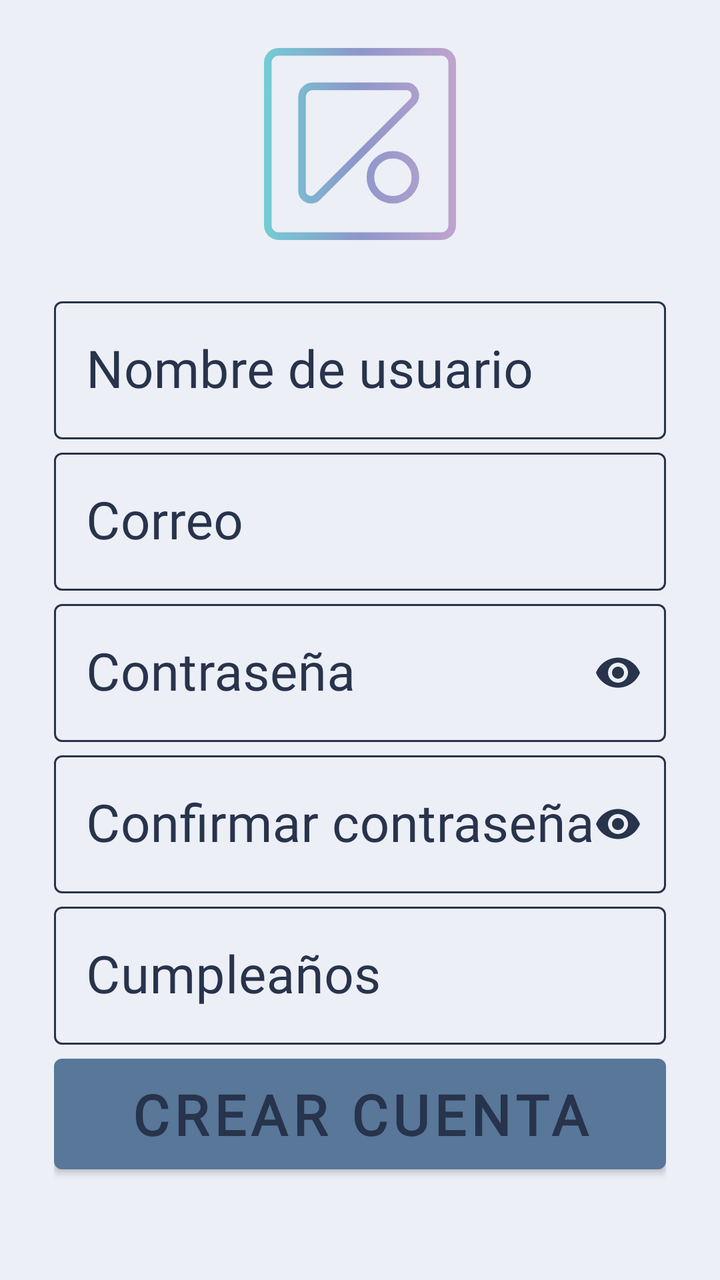
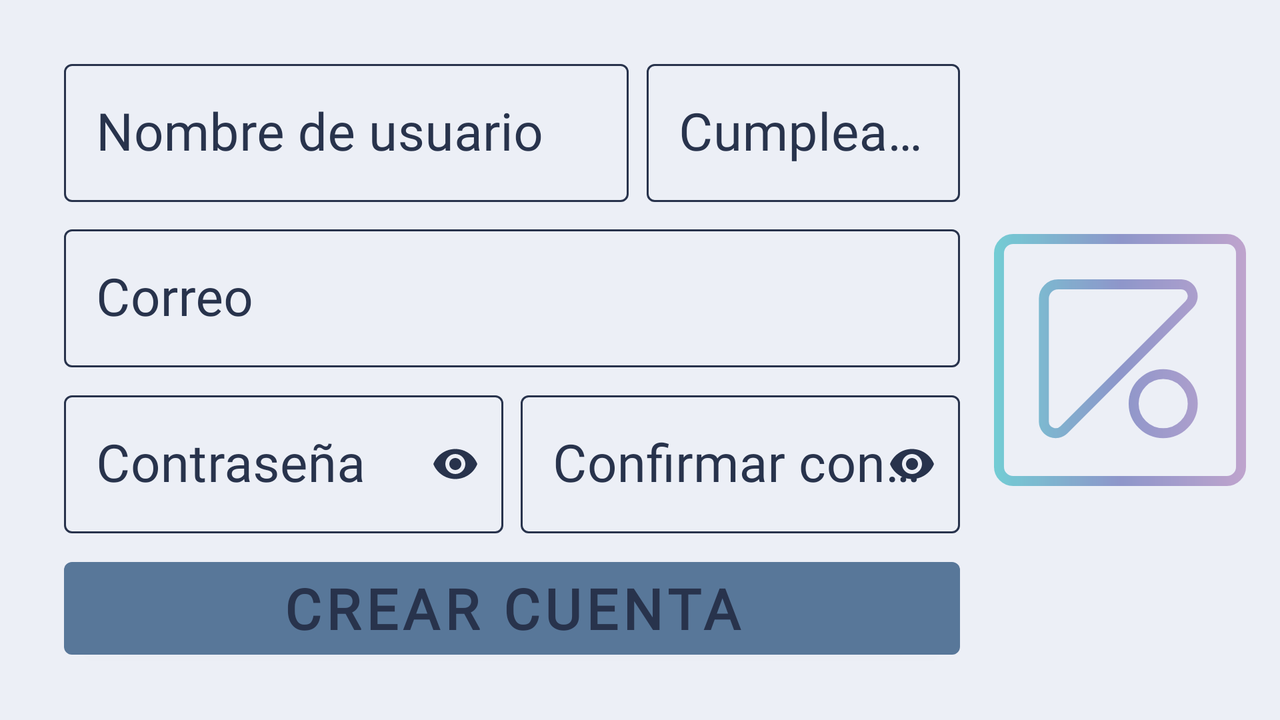

One screen, two layout resources from the same app: the default and the repository's alternative for another configuration. Each is rendered where Android would select it; the XML of both is given below.
<!-- AndroidManifest.xml: application theme Theme.ReminderApp -->
<!-- res/layout/activity_sign_in.xml -->
<?xml version="1.0" encoding="utf-8"?>
<androidx.constraintlayout.widget.ConstraintLayout xmlns:android="http://schemas.android.com/apk/res/android"
    xmlns:app="http://schemas.android.com/apk/res-auto"
    xmlns:tools="http://schemas.android.com/tools"
    style="@style/BG"
    android:layout_width="match_parent"
    android:layout_height="match_parent"
    tools:context=".authMenus.SignInActivity">

    <ImageView
        android:id="@+id/Logo"
        android:layout_width="0dp"
        android:layout_height="0dp"
        android:contentDescription="@string/desc_logo"
        android:src="@drawable/logo_outline"
        app:layout_constraintBottom_toTopOf="@id/form"
        app:layout_constraintEnd_toEndOf="parent"
        app:layout_constraintHeight_percent="0.15"
        app:layout_constraintStart_toStartOf="parent"
        app:layout_constraintTop_toTopOf="parent"
        tools:ignore="ImageContrastCheck" />

    <androidx.constraintlayout.widget.ConstraintLayout
        android:id="@+id/form"
        android:layout_width="0dp"
        android:layout_height="0dp"
        app:layout_constraintHeight_percent="0.7"
        app:layout_constraintWidth_percent="0.85"
        app:layout_constraintTop_toTopOf="parent"
        app:layout_constraintStart_toStartOf="parent"
        app:layout_constraintEnd_toEndOf="parent"
        app:layout_constraintBottom_toBottomOf="parent"
        app:layout_constraintVertical_bias=".75">

        <com.google.android.material.textfield.TextInputLayout
            android:layout_width="match_parent"
            android:layout_height="wrap_content"
            app:layout_constraintTop_toTopOf="parent"
            app:layout_constraintBottom_toTopOf="@id/RegMail"
            app:layout_constraintStart_toStartOf="parent"
            app:layout_constraintEnd_toEndOf="parent"
            android:id="@+id/RegUser"
            android:hint="@string/username"
            style="@style/outlinedTextInputLayout">

            <com.google.android.material.textfield.TextInputEditText
                android:layout_width="match_parent"
                android:layout_height="wrap_content"
                android:inputType="text"
                android:textSize="26sp"
                android:fontFamily="@font/louiscafe"
                style="@style/TXT">
            </com.google.android.material.textfield.TextInputEditText>

        </com.google.android.material.textfield.TextInputLayout>

        <com.google.android.material.textfield.TextInputLayout
            android:layout_width="match_parent"
            android:layout_height="wrap_content"
            app:layout_constraintTop_toBottomOf="@id/RegUser"
            app:layout_constraintBottom_toTopOf="@id/RegPass"
            app:layout_constraintStart_toStartOf="parent"
            app:layout_constraintEnd_toEndOf="parent"
            android:id="@+id/RegMail"
            android:hint="@string/mail"
            style="@style/outlinedTextInputLayout">

            <com.google.android.material.textfield.TextInputEditText
                android:layout_width="match_parent"
                android:layout_height="wrap_content"
                android:inputType="textEmailAddress"
                android:textSize="26sp"
                android:fontFamily="@font/louiscafe"
                style="@style/TXT">
            </com.google.android.material.textfield.TextInputEditText>

        </com.google.android.material.textfield.TextInputLayout>

        <com.google.android.material.textfield.TextInputLayout
            android:id="@+id/RegPass"
            style="@style/outlinedTextInputLayout"
            android:layout_width="match_parent"
            android:layout_height="wrap_content"
            android:hint="@string/log_pass"
            app:layout_constraintBottom_toTopOf="@id/RegPassConf"
            app:layout_constraintTop_toBottomOf="@id/RegMail"
            app:layout_constraintStart_toStartOf="parent"
            app:layout_constraintEnd_toEndOf="parent"
            app:passwordToggleEnabled="true">

            <com.google.android.material.textfield.TextInputEditText
                style="@style/TXT"
                android:layout_width="match_parent"
                android:layout_height="wrap_content"
                android:inputType="textPassword"
                android:fontFamily="@font/louiscafe"
                android:autoSizeTextType="uniform"
                android:autoSizeMinTextSize="12sp"
                android:autoSizeMaxTextSize="40sp"
                android:autoSizeStepGranularity="2sp"
                android:textSize="26sp" />

        </com.google.android.material.textfield.TextInputLayout>

        <com.google.android.material.textfield.TextInputLayout
            android:id="@+id/RegPassConf"
            style="@style/outlinedTextInputLayout"
            android:layout_width="match_parent"
            android:layout_height="wrap_content"
            android:hint="@string/reg_pass_conf"
            app:layout_constraintBottom_toTopOf="@id/RegBirthday"
            app:layout_constraintTop_toBottomOf="@id/RegPass"
            app:layout_constraintStart_toStartOf="parent"
            app:layout_constraintEnd_toEndOf="parent"
            app:passwordToggleEnabled="true">

            <com.google.android.material.textfield.TextInputEditText
                style="@style/TXT"
                android:layout_width="match_parent"
                android:layout_height="wrap_content"
                android:inputType="textPassword"
                android:fontFamily="@font/louiscafe"
                android:autoSizeTextType="uniform"
                android:autoSizeMinTextSize="12sp"
                android:autoSizeMaxTextSize="40sp"
                android:autoSizeStepGranularity="2sp"
                android:textSize="26sp" />

        </com.google.android.material.textfield.TextInputLayout>

        <com.google.android.material.textfield.TextInputLayout
            android:id="@+id/RegBirthday"
            style="@style/outlinedTextInputLayout"
            android:layout_width="match_parent"
            android:layout_height="wrap_content"
            android:hint="@string/reg_birthday"
            app:layout_constraintBottom_toTopOf="@id/RegRegister"
            app:layout_constraintTop_toBottomOf="@id/RegPassConf"
            app:layout_constraintStart_toStartOf="parent"
            app:layout_constraintEnd_toEndOf="parent">

            <com.google.android.material.textfield.TextInputEditText
                style="@style/TXT"
                android:layout_width="match_parent"
                android:layout_height="wrap_content"
                android:inputType="date"
                android:focusable="false"
                android:longClickable="false"
                android:clickable="true"
                android:fontFamily="@font/louiscafe"
                android:autoSizeTextType="uniform"
                android:autoSizeMinTextSize="12sp"
                android:autoSizeMaxTextSize="40sp"
                android:autoSizeStepGranularity="2sp"
                android:textSize="26sp" />

        </com.google.android.material.textfield.TextInputLayout>

        <com.google.android.material.button.MaterialButton
            android:id="@+id/RegRegister"
            style="@style/BTTN"
            android:layout_width="match_parent"
            android:layout_height="0dp"
            android:autoSizeMaxTextSize="28sp"
            android:autoSizeMinTextSize="8sp"
            android:autoSizeStepGranularity="2sp"
            android:autoSizeTextType="uniform"
            android:text="@string/reg_register"
            app:layout_constraintEnd_toEndOf="parent"
            app:layout_constraintHeight_percent=".15"
            app:layout_constraintStart_toStartOf="parent"
            app:layout_constraintTop_toBottomOf="@id/RegBirthday"
            app:layout_constraintBottom_toBottomOf="parent"
            tools:ignore="TextContrastCheck"
            app:layout_constraintVertical_bias=".9"/>


    </androidx.constraintlayout.widget.ConstraintLayout>

    <ProgressBar
        android:id="@+id/PB"
        android:visibility="gone"
        android:layout_width="0dp"
        android:layout_height="0dp"
        app:layout_constraintWidth_percent=".50"
        app:layout_constraintHeight_percent=".50"
        app:layout_constraintTop_toTopOf="parent"
        app:layout_constraintBottom_toBottomOf="parent"
        app:layout_constraintStart_toStartOf="parent"
        app:layout_constraintEnd_toEndOf="parent"
        android:indeterminateDrawable="@drawable/rotate_progress_bar"/>

</androidx.constraintlayout.widget.ConstraintLayout>
<!-- resources referenced by this layout -->
<resources>
  <!-- drawable logo_outline (drawable) -->
  <vector android:height="2000dp" android:viewportHeight="1770"
      android:viewportWidth="1770" android:width="2000dp"
      xmlns:aapt="http://schemas.android.com/aapt" xmlns:android="http://schemas.android.com/apk/res/android">
      <path android:fillAlpha="0.9" android:fillColor="#00000000"
          android:pathData="M1635,1735H135A100,100 0,0 1,35 1635V135A100,100 0,0 1,135 35H1635a100,100 0,0 1,100 100V1635A100,100 0,0 1,1635 1735ZM1371,495.4c51.3,-51.3 16.9,-140 -55.6,-141.8 -0.9,0 -1.7,0 -2.6,0H450.3a100,100 0,0 0,-100 100V1316c0,0.9 0,1.7 0,2.6 1.8,72.5 90.5,106.9 141.8,55.6ZM1188.5,984c-114.6,0 -207.5,92.9 -207.5,207.5s92.9,207.5 207.5,207.5 207.5,-92.9 207.5,-207.5S1303.1,984 1188.5,984Z"
          android:strokeAlpha="0.9" android:strokeWidth="70">
          <aapt:attr name="android:strokeColor">
              <gradient android:endX="1770" android:endY="885"
                  android:startX="0" android:startY="885" android:type="linear">
                  <item android:color="#FF65C8D0" android:offset="0"/>
                  <item android:color="#FF838BC5" android:offset="0.5"/>
                  <item android:color="#FFBA9BC9" android:offset="1"/>
              </gradient>
          </aapt:attr>
      </path>
  </vector>
  <string name="desc_logo">App logo</string>
  <string name="log_pass">Contraseña</string>
  <string name="mail">Correo</string>
  <string name="reg_birthday">Cumpleaños</string>
  <string name="reg_pass_conf">Confirmar contraseña</string>
  <string name="reg_register">Crear cuenta</string>
  <string name="username">Nombre de usuario</string>
  <style name="BG">
          <item name="android:background">@color/white</item>
      </style>
  <style name="BTTN">
          <item name="android:fontFamily">@font/louiscafebold</item>
          <item name="android:textColor">@color/black</item>
          <item name="android:textStyle">bold</item>
      </style>
  <style name="TXT">
          <item name="android:textColor">@color/black</item>
      </style>
  <style name="outlinedTextInputLayout" parent="Widget.MaterialComponents.TextInputLayout.OutlinedBox">
          <item name="boxStrokeColor">@color/text_field_light</item>
          <item name="android:textColorHint">@color/text_field_light</item>
          <item name="passwordToggleTint">@color/black</item>
          <item name="colorPrimary">@color/darkestwhite</item>
      </style>
  <style name="Theme.ReminderApp" parent="Theme.MaterialComponents.DayNight.NoActionBar">
          
          <item name="colorPrimary">#587799</item>
          <item name="colorPrimaryVariant">@color/purple_700</item>
          <item name="colorOnPrimary">@color/white</item>
          
          <item name="colorSecondary">@color/teal_200</item>
          <item name="colorSecondaryVariant">@color/teal_700</item>
          <item name="colorOnSecondary">@color/black</item>
          
          <item name="android:statusBarColor">?attr/colorPrimaryVariant</item>
          
      </style>
  <color name="white">#ECEFF6</color>
  <color name="black">#28334C</color>
  <color name="darkestwhite">#B0BCC8</color>
  <color name="purple_700">#FF3700B3</color>
  <color name="teal_200">#FF03DAC5</color>
  <color name="teal_700">#FF018786</color>
</resources>
<!-- res/layout-land/activity_sign_in.xml (the repository's variant of the layout above) -->
<!-- drawn on the phone turned sideways -->
<?xml version="1.0" encoding="utf-8"?>
<androidx.constraintlayout.widget.ConstraintLayout xmlns:android="http://schemas.android.com/apk/res/android"
    xmlns:app="http://schemas.android.com/apk/res-auto"
    xmlns:tools="http://schemas.android.com/tools"
    style="@style/BG"
    android:layout_width="match_parent"
    android:layout_height="match_parent"
    tools:context=".authMenus.SignInActivity">

    <ImageView
        android:id="@+id/Logo"
        android:layout_width="0dp"
        android:layout_height="0dp"
        android:contentDescription="@string/desc_logo"
        android:src="@drawable/logo_outline"
        app:layout_constraintBottom_toBottomOf="parent"
        app:layout_constraintEnd_toEndOf="parent"
        app:layout_constraintHeight_percent="0.35"
        app:layout_constraintStart_toEndOf="@id/form"
        app:layout_constraintTop_toTopOf="parent"
        tools:ignore="ImageContrastCheck" />

    <androidx.constraintlayout.widget.Guideline
        android:id="@+id/guidelineFive"
        android:layout_width="wrap_content"
        android:layout_height="wrap_content"
        android:orientation="vertical"
        app:layout_constraintGuide_percent=".05"
        tools:viewBindingIgnore="true"/>

    <androidx.constraintlayout.widget.ConstraintLayout
        android:id="@+id/form"
        android:layout_width="0dp"
        android:layout_height="0dp"
        app:layout_constraintHeight_percent="0.9"
        app:layout_constraintWidth_percent="0.7"
        app:layout_constraintTop_toTopOf="parent"
        app:layout_constraintStart_toStartOf="@id/guidelineFive"
        app:layout_constraintEnd_toStartOf="@id/Logo"
        app:layout_constraintBottom_toBottomOf="parent">

        <com.google.android.material.textfield.TextInputLayout
            android:layout_width="0dp"
            android:layout_height="wrap_content"
            app:layout_constraintWidth_percent=".63"
            app:layout_constraintHorizontal_bias="0"
            app:layout_constraintTop_toTopOf="parent"
            app:layout_constraintBottom_toTopOf="@id/RegMail"
            app:layout_constraintStart_toStartOf="parent"
            app:layout_constraintEnd_toEndOf="parent"
            android:id="@+id/RegUser"
            android:hint="@string/username"
            style="@style/outlinedTextInputLayout">

            <com.google.android.material.textfield.TextInputEditText
                android:layout_width="match_parent"
                android:layout_height="wrap_content"
                android:inputType="text"
                android:textSize="26sp"
                android:fontFamily="@font/louiscafe"
                style="@style/TXT">
            </com.google.android.material.textfield.TextInputEditText>

        </com.google.android.material.textfield.TextInputLayout>

        <com.google.android.material.textfield.TextInputLayout
            android:id="@+id/RegBirthday"
            style="@style/outlinedTextInputLayout"
            android:layout_width="0dp"
            android:layout_height="wrap_content"
            app:layout_constraintWidth_percent=".35"
            app:layout_constraintHorizontal_bias="1"
            android:hint="@string/reg_birthday"
            app:layout_constraintTop_toTopOf="parent"
            app:layout_constraintBottom_toTopOf="@id/RegMail"
            app:layout_constraintStart_toStartOf="parent"
            app:layout_constraintEnd_toEndOf="parent">

            <com.google.android.material.textfield.TextInputEditText
                style="@style/TXT"
                android:layout_width="match_parent"
                android:layout_height="wrap_content"
                android:inputType="date"
                android:focusable="false"
                android:longClickable="false"
                android:clickable="true"
                android:fontFamily="@font/louiscafe"
                android:autoSizeTextType="uniform"
                android:autoSizeMinTextSize="12sp"
                android:autoSizeMaxTextSize="40sp"
                android:autoSizeStepGranularity="2sp"
                android:textSize="26sp" />

        </com.google.android.material.textfield.TextInputLayout>

        <com.google.android.material.textfield.TextInputLayout
            android:layout_width="match_parent"
            android:layout_height="wrap_content"
            app:layout_constraintTop_toBottomOf="@id/RegUser"
            app:layout_constraintBottom_toTopOf="@id/RegPass"
            app:layout_constraintStart_toStartOf="parent"
            app:layout_constraintEnd_toEndOf="parent"
            android:id="@+id/RegMail"
            android:hint="@string/mail"
            style="@style/outlinedTextInputLayout">

            <com.google.android.material.textfield.TextInputEditText
                android:layout_width="match_parent"
                android:layout_height="wrap_content"
                android:inputType="textEmailAddress"
                android:textSize="26sp"
                android:fontFamily="@font/louiscafe"
                style="@style/TXT">
            </com.google.android.material.textfield.TextInputEditText>

        </com.google.android.material.textfield.TextInputLayout>

        <com.google.android.material.textfield.TextInputLayout
            android:id="@+id/RegPass"
            style="@style/outlinedTextInputLayout"
            android:layout_width="0dp"
            android:layout_height="wrap_content"
            app:layout_constraintWidth_percent=".49"
            app:layout_constraintHorizontal_bias="0"
            android:hint="@string/log_pass"
            app:layout_constraintBottom_toTopOf="@id/RegRegister"
            app:layout_constraintTop_toBottomOf="@id/RegMail"
            app:layout_constraintStart_toStartOf="parent"
            app:layout_constraintEnd_toEndOf="parent"
            app:passwordToggleEnabled="true">

            <com.google.android.material.textfield.TextInputEditText
                style="@style/TXT"
                android:layout_width="match_parent"
                android:layout_height="wrap_content"
                android:inputType="textPassword"
                android:fontFamily="@font/louiscafe"
                android:autoSizeTextType="uniform"
                android:autoSizeMinTextSize="12sp"
                android:autoSizeMaxTextSize="40sp"
                android:autoSizeStepGranularity="2sp"
                android:textSize="26sp" />

        </com.google.android.material.textfield.TextInputLayout>

        <com.google.android.material.textfield.TextInputLayout
            android:id="@+id/RegPassConf"
            style="@style/outlinedTextInputLayout"
            android:layout_width="0dp"
            android:layout_height="wrap_content"
            app:layout_constraintWidth_percent=".49"
            app:layout_constraintHorizontal_bias="1"
            android:hint="@string/reg_pass_conf"
            app:layout_constraintBottom_toTopOf="@id/RegRegister"
            app:layout_constraintTop_toBottomOf="@id/RegMail"
            app:layout_constraintStart_toEndOf="@id/RegPass"
            app:layout_constraintEnd_toEndOf="parent"
            app:passwordToggleEnabled="true">

            <com.google.android.material.textfield.TextInputEditText
                style="@style/TXT"
                android:layout_width="match_parent"
                android:layout_height="wrap_content"
                android:inputType="textPassword"
                android:fontFamily="@font/louiscafe"
                android:autoSizeTextType="uniform"
                android:autoSizeMinTextSize="12sp"
                android:autoSizeMaxTextSize="40sp"
                android:autoSizeStepGranularity="2sp"
                android:textSize="26sp" />

        </com.google.android.material.textfield.TextInputLayout>



        <com.google.android.material.button.MaterialButton
            android:id="@+id/RegRegister"
            style="@style/BTTN"
            android:layout_width="match_parent"
            android:layout_height="0dp"
            android:autoSizeMaxTextSize="28sp"
            android:autoSizeMinTextSize="8sp"
            android:autoSizeStepGranularity="2sp"
            android:autoSizeTextType="uniform"
            android:text="@string/reg_register"
            app:layout_constraintEnd_toEndOf="parent"
            app:layout_constraintHeight_percent=".18"
            app:layout_constraintStart_toStartOf="parent"
            app:layout_constraintTop_toBottomOf="@id/RegPass"
            app:layout_constraintBottom_toBottomOf="parent"
            tools:ignore="TextContrastCheck"/>


    </androidx.constraintlayout.widget.ConstraintLayout>

    <ProgressBar
        android:id="@+id/PB"
        android:visibility="gone"
        android:layout_width="0dp"
        android:layout_height="0dp"
        app:layout_constraintWidth_percent=".60"
        app:layout_constraintHeight_percent=".60"
        app:layout_constraintTop_toTopOf="parent"
        app:layout_constraintBottom_toBottomOf="parent"
        app:layout_constraintStart_toStartOf="parent"
        app:layout_constraintEnd_toEndOf="parent"
        android:indeterminateDrawable="@drawable/rotate_progress_bar"/>

</androidx.constraintlayout.widget.ConstraintLayout>
